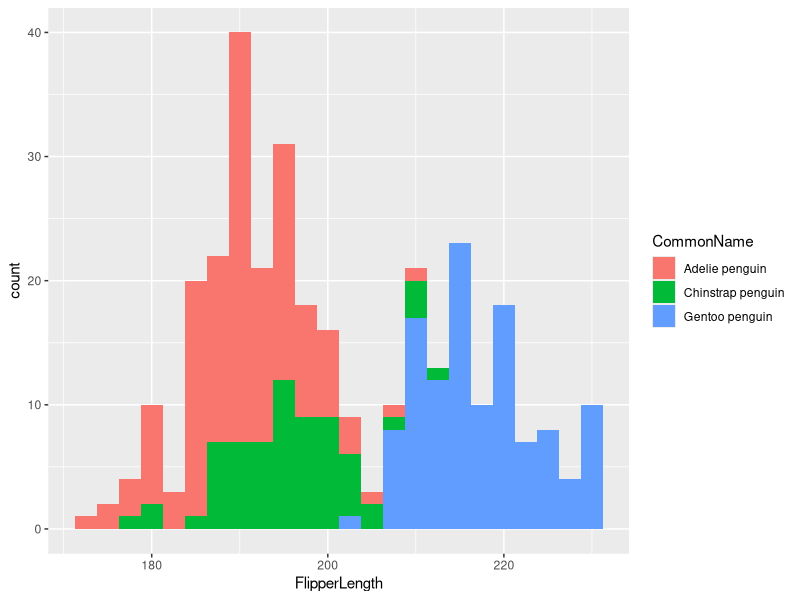

This figure's R source:
## ---- chunk 1
#| echo: false
library(ggplot2)
penguin_df <- read.csv("../Datasets/penguins.csv") 
ggplot(penguin_df, aes(x = FlipperLength, fill = CommonName)) +
  geom_histogram(binwidth=2.5)
